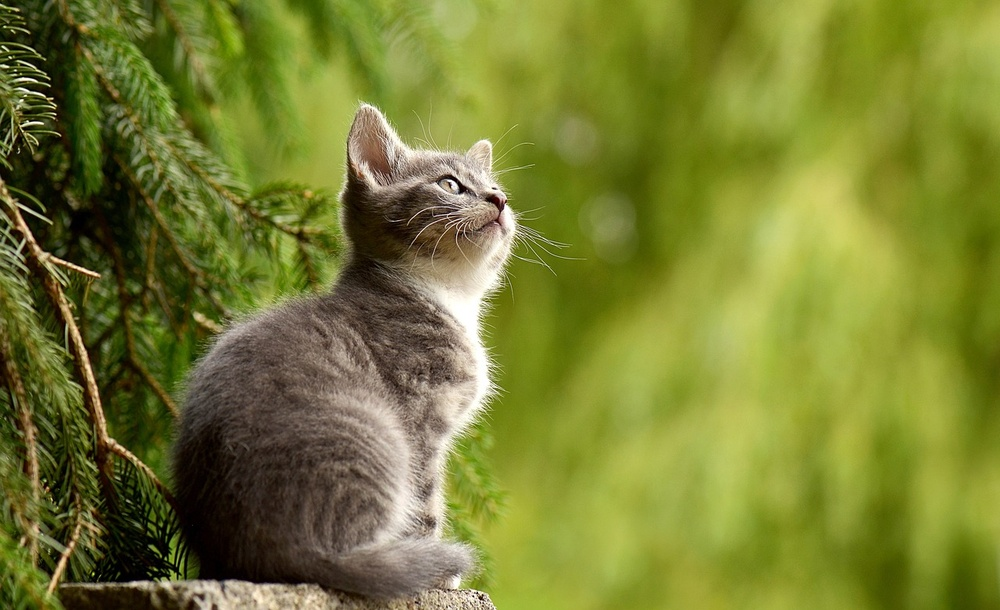
#> input picture kucing.jpg, 1000 x 610 px, shrunk from 1280 x 781 before the run
$ python 'Latihan 11.py'
#> lines starting #> are read from the running program, lines starting #| are printed output that depends on the picture
# Nama: Yoga Satria Nugraha Kusmayadi
# NIM: 1217070087

import cv2
import numpy as np

image = cv2.imread('kucing.jpg')
#> image is the input picture: shape (610, 1000, 3); mean B, G, R 49.8, 125.8, 119.2
(height, width) = image.shape[0:2]
#> height = 610; width = 1000
RotasiMatriks = cv2.getRotationMatrix2D((width/2, height/2), -90, 0.5)
RotasiCitra = cv2.warpAffine(image, RotasiMatriks, (width, height))
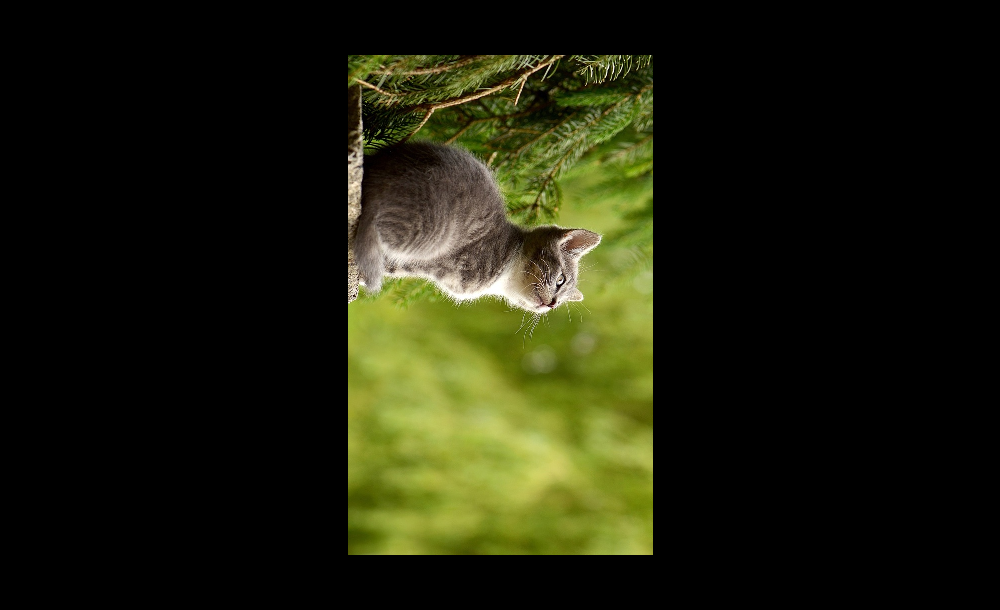
#> RotasiCitra: shape (610, 1000, 3); mean B, G, R 12.5, 31.4, 29.8
cv2.imshow('Citra Rotasi', RotasiCitra)
cv2.waitKey(0)
cv2.destroyAllWindows()

$ run again, with anjing.jpg copied over kucing.jpg
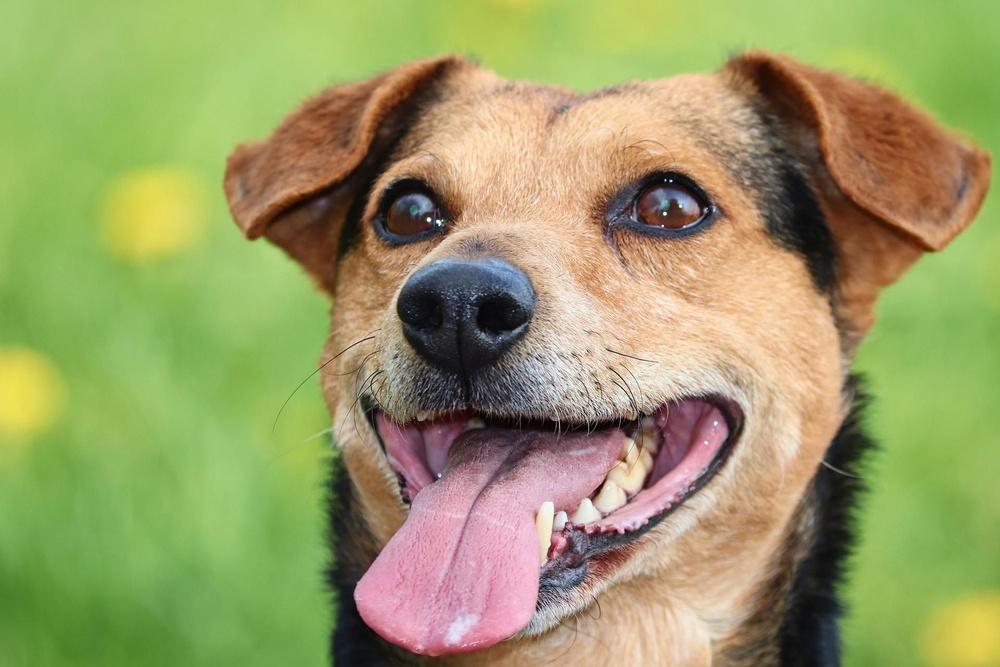
#> input picture anjing.jpg, 1000 x 667 px, shrunk from 1920 x 1280 before the run
#> image is the input picture: shape (667, 1000, 3); mean B, G, R 101.4, 156.4, 153.4
#> `RotasiCitra = cv2.warpAffine(image, RotasiMatriks, (width, height))`:
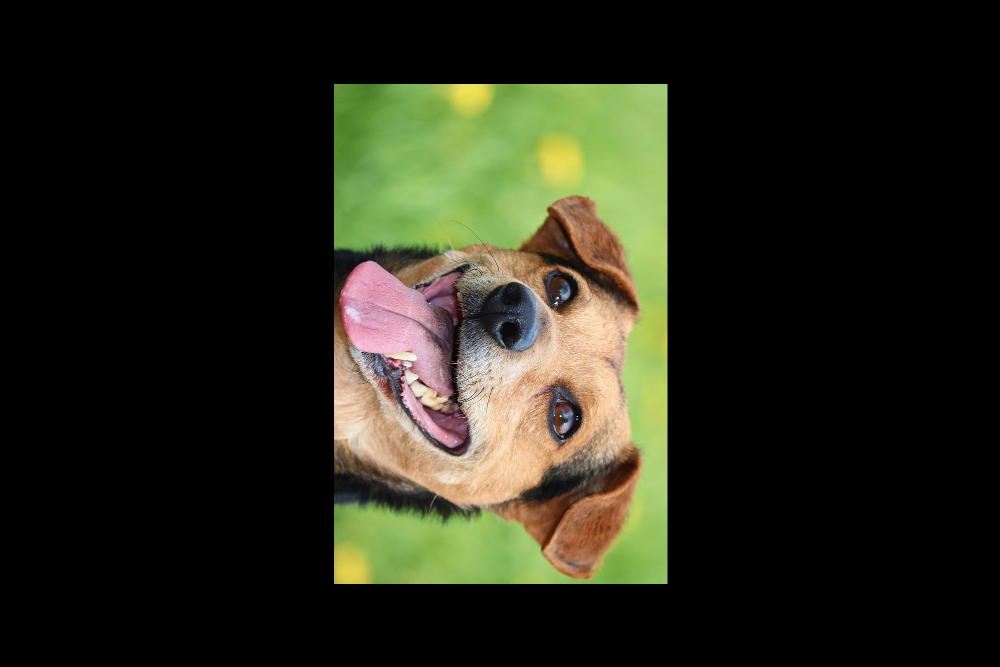
#> RotasiCitra: shape (667, 1000, 3); mean B, G, R 25.4, 39.2, 38.4
